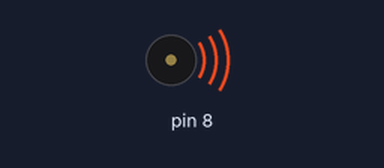
Simulated run of this sketch. Board: Arduino Mega 2560, built with avr-gcc and run on an emulated ATmega2560. On the bench: buzzer (waves = sounding). What the sketch prints to the serial monitor is not drawn.

Above: at 0.1 s.
Timing chart, 0 to 2.3 s (numbered marks = the images above):
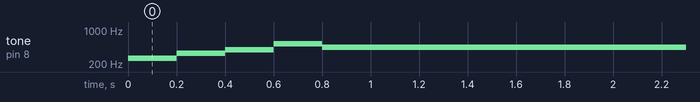

The sketch:

tone_d8.ino
```cpp
// expect: notes=4 total=800ms
// pin: {"D8":{"freq":[430,450]}}
// run-ms: 1200
// tone() (minuterie 2) : quatre notes mesurées avec millis(), puis un la 440 Hz qui continue.
const int NOTES[] = { 262, 330, 392, 523 };
void setup() {
  Serial.begin(9600);
  unsigned long t0 = millis();
  int n = 0;
  for (int f : NOTES) { tone(8, f); delay(200); n++; }
  noTone(8);
  unsigned long dt = millis() - t0;
  Serial.print("notes="); Serial.print(n); Serial.print(" total="); Serial.print((dt + 50) / 100 * 100); Serial.println("ms");
  tone(8, 440);
}
void loop() {}
```
